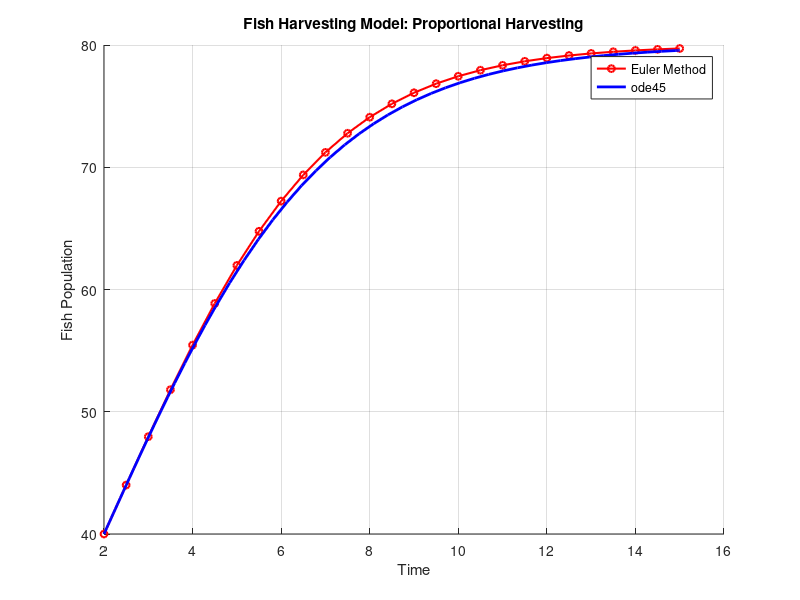

Reproduce this figure in MATLAB.
clc; clear; close all;

%% Parameters
r = 0.5;          % Growth rate
K = 100;          % Carrying capacity
h = 0.1;          % Proportional harvesting factor
t0 = 2;           % Initial time (not zero)
P0 = 40;          % Initial fish population
tf = 15 ;          % Final time
h_step = 0.5;     % Step size for Euler's method

%% Euler's Method
t_euler = t0:h_step:tf;  % Time vector
P_euler = zeros(size(t_euler));
P_euler(1) = P0; % Initial condition

% Euler Iteration
for i = 2:length(t_euler)
    dPdt = r * P_euler(i-1) * (1 - P_euler(i-1) / K) - h * P_euler(i-1);
    P_euler(i) = P_euler(i-1) + h_step * dPdt;
    
    % Ensure population does not go negative
    if P_euler(i) < 0
        P_euler(i) = 0;
        t_euler = t_euler(1:i);  % Trim time vector to match
        break;
    end
end

%% Using ode45
% Define the function for ode45
fish_harvesting = @(t, P) r * P * (1 - P / K) - h * P;
tspan = [t0 tf];

% Solve ODE using ode45
[t_ode, P_ode] = ode45(fish_harvesting, tspan, P0);

% Ensure population never goes negative
P_ode(P_ode < 0) = 0;

%% Plot Results
figure;
hold on;
plot(t_euler, P_euler, 'ro-', 'LineWidth', 1.5, 'MarkerSize', 5);
plot(t_ode, P_ode, 'b-', 'LineWidth', 2);
xlabel('Time');
ylabel('Fish Population');
title('Fish Harvesting Model: Proportional Harvesting');
legend('Euler Method', 'ode45');
grid on;
hold off;
